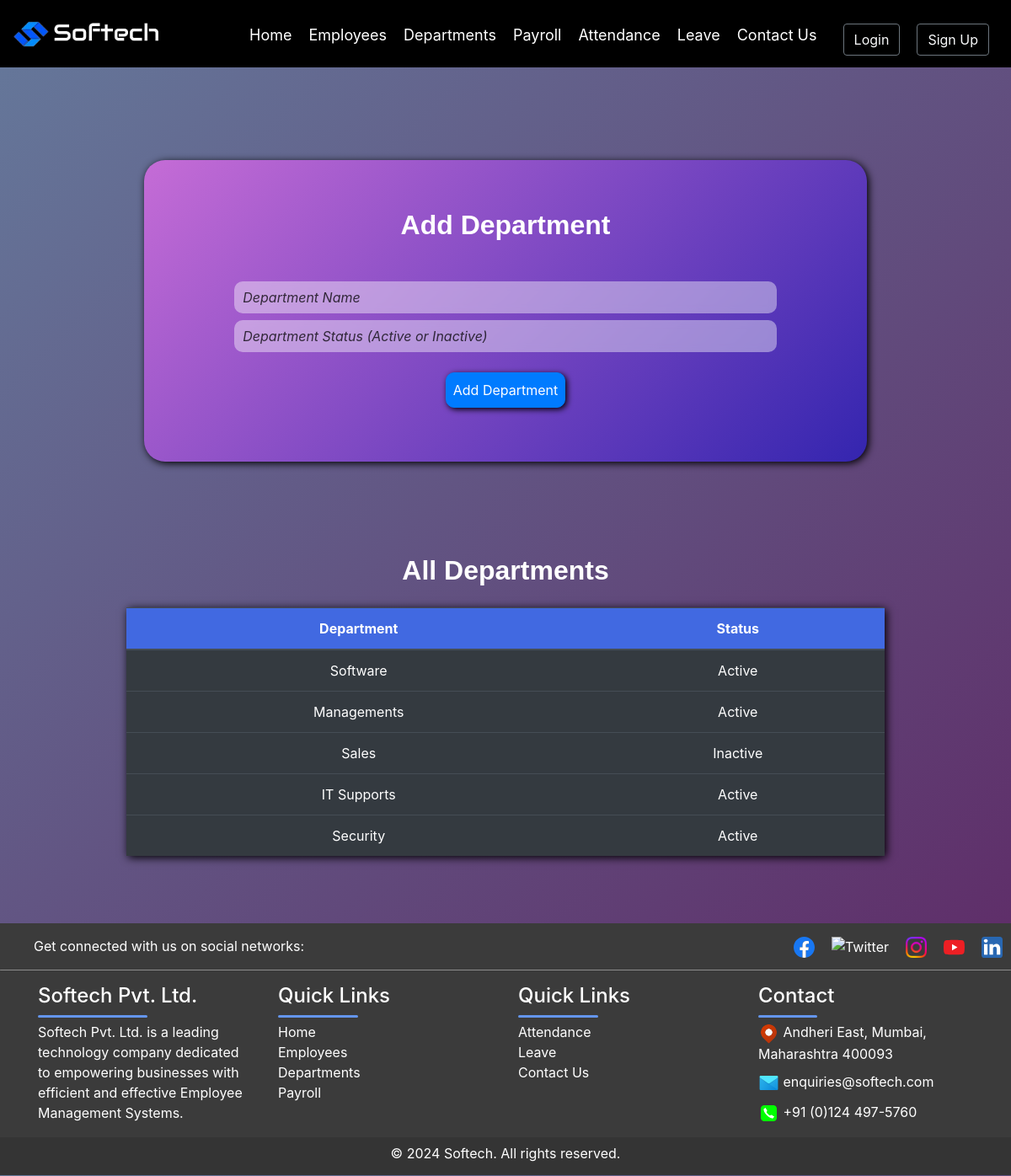
Screenshot of /department with the database file from the repository.
### app/models.py (models this page shows, shortened)
class Departments(models.Model):
      department_name = models.CharField(max_length=100, primary_key=True)
      department_status = models.CharField(max_length=100, null=True, blank=True)

### app/views.py (the view, shortened to what this page needs)
# urls.py: path('department', views.department_page,name="department"),
def department_page(request):
    departments=Departments.objects.all()
    form=DepartmentForm()
    context = {'form':form,'department':departments}
    return render(request, 'app/departments.html', context)

### app/forms.py
class DepartmentForm(forms.ModelForm):
    class Meta:
        model=Departments
        fields={'department_name','department_status'}
        widgets = {
                'department_name': forms.TextInput(attrs={
                    'id': 'newDept',
                    'type': 'text',
                    'placeholder': 'Department Name',
                    'class': 'form-control mb-2 w-75 mx-auto'
                }),
                'department_status': forms.TextInput(attrs={
                    'id': 'deptStatus',
                    'type': 'text',
                    'placeholder': 'Department Status (Active or Inactive)',
                    'class': 'form-control mb-2 w-75 mx-auto'
                }),
            }

### app/templates/app/departments.html (shortened to what this page needs)
{% extends "base_template/base.html" %}
{% load static %}
{% block content %}
            <div class="bg-body py-5 text-center" id="formbackground">
                <h2 class="fs-3 fw-bold text-decoration-underline mb-5">Add Department</h2>
                <form class="form-group" method="POST">
                    {{form.department_name}}
                    {{form.department_status}}
                    <div class="buttons w-75 mx-auto">
                        <div>
                            <div>
                            <button class="btn btn-primary mt-3 p-2 justify-content-center" type="submit" id="addDeptBtn">Add Department</button>
                            </div>
                        </div>
                    </div>
                  </form>
            </div>
            <div class="w-auto mx-auto">
                <h2 class="fs-3 fw-bold text-decoration-underline mb-2 mt-5">All Departments</h2>
                <table class="table table-dark table-hover mt-4 mb-5 text-center w-75">
                   <thead class="fw-bold">
                    <th>Department</th>
                    <th>Status</th>
                   </thead>
                   <tbody id="DeptTable">
                    {% for d in department %}
                      <tr>
                        <td>{{d.department_name}}</td>
                        <td>{{d.department_status}}</td>
                      </tr>
                      {% endfor %}
                   </tbody>
                </table>
             </div>
        {% endblock content %}

### app/static/app/CSS_files/style.css (style rules this page uses)
body { background: linear-gradient(135deg, #647095 0%, #5e2563 100%); color: white !important; margin: 0 !important; padding: 0 !important; overflow-x: hidden; }
.bg-body { background-color: rebeccapurple !important; }
h2 { font-family: Helvetica; text-align: center; }
table thead { color: white; font-weight: bold; background-color: royalblue; margin: auto; padding: auto; }
table { margin: auto !important; box-shadow: 2px 2px 10px black; }
input, textarea { background-color: rgba(255, 255, 255, 0.416) !important; background-blend-mode: overlay !important; backdrop-filter: blur(5px) !important; color: white !important; border: none !important; border-radius: 10px !important; padding: 10px !important; transition: background-color 0.3s ease-in-out !important; }
::placeholder { color: rgba(0, 0, 0, 0.744) !important; font-style: italic; }
h2 { margin: 10px 0px !important; font-weight: bold !important; text-align: center !important; }
button { margin: 20px 0; border-radius: 10px !important; transition: background-color 0.3s ease-in-out !important; box-shadow: 2px 2px 7px black; }
table tr td { color: white; }
@media screen and (min-width: 768px) { .table { width: 100% !important; } }
#formbackground { background: linear-gradient(135deg, #c56cd6 0%, #3425af 100%); border-radius: 25px; margin: 110px 171px; transition: transform 0.3s ease; box-shadow: 2px 2px 10px black; }

### rows the page displays
Departments: department_name "Software", department_status "Active"
Departments: department_name "Managements", department_status "Active"
Departments: department_name "Sales", department_status "Inactive"
Departments: department_name "IT Supports", department_status "Active"
Departments: department_name "Security", department_status "Active"
